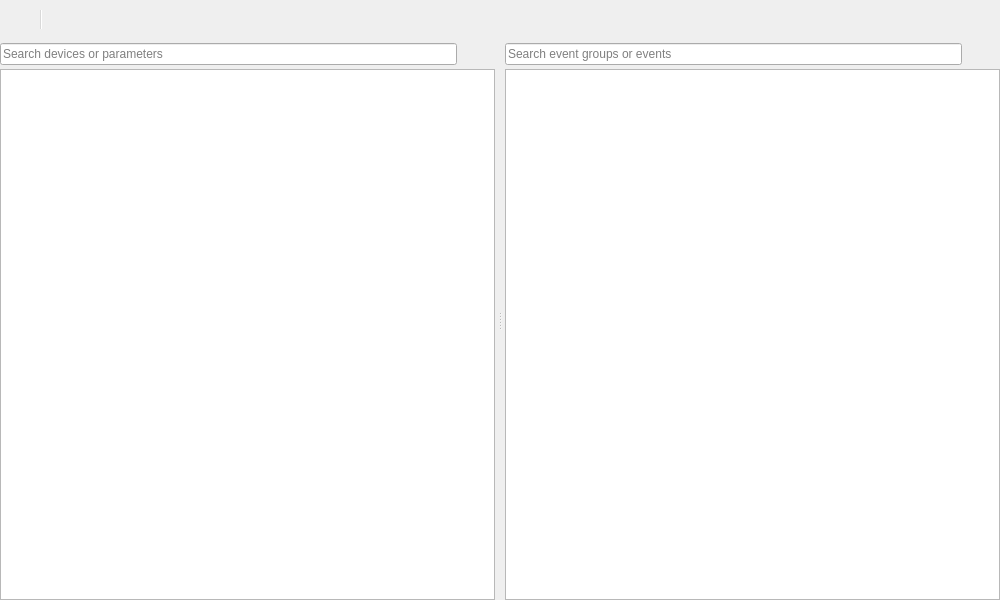
<?xml version="1.0" encoding="UTF-8"?>
<ui version="4.0">
 <class>DynamicEventsPage</class>
 <widget class="QWidget" name="DynamicEventsPage">
  <property name="geometry">
   <rect><x>0</x><y>0</y><width>1000</width><height>600</height></rect>
  </property>
  <property name="windowTitle"><string>Dynamic Events</string></property>
  <layout class="QVBoxLayout" name="mainLayout">
   <property name="spacing"><number>0</number></property>
   <property name="leftMargin"><number>0</number></property>
   <property name="topMargin"><number>0</number></property>
   <property name="rightMargin"><number>0</number></property>
   <property name="bottomMargin"><number>0</number></property>
   <item>
    <widget class="QToolBar" name="eventsToolBar">
     <property name="movable"><bool>false</bool></property>
     <property name="iconSize"><size><width>24</width><height>24</height></size></property>
     <property name="toolButtonStyle"><enum>Qt::ToolButtonStyle::ToolButtonIconOnly</enum></property>
     <property name="floatable"><bool>false</bool></property>
     <addaction name="actionNewGroup"/>
     <addaction name="separator"/>
     <addaction name="actionAddEvent"/>
     <addaction name="actionRemove"/>
    </widget>
   </item>
   <item>
    <widget class="QSplitter" name="eventsSplitter">
     <property name="orientation"><enum>Qt::Orientation::Horizontal</enum></property>
     <property name="childrenCollapsible"><bool>true</bool></property>
     <widget class="QFrame" name="parametersFrame">
      <property name="frameShape"><enum>QFrame::Shape::NoFrame</enum></property>
      <layout class="QVBoxLayout" name="parametersLayout">
       <property name="spacing"><number>0</number></property>
       <property name="leftMargin"><number>0</number></property>
       <property name="topMargin"><number>0</number></property>
       <property name="rightMargin"><number>3</number></property>
       <property name="bottomMargin"><number>0</number></property>
       <item>
        <widget class="QFrame" name="parametersSearchFrame">
         <property name="frameShape"><enum>QFrame::Shape::NoFrame</enum></property>
         <layout class="QHBoxLayout" name="parametersSearchLayout">
          <property name="leftMargin"><number>0</number></property>
          <property name="topMargin"><number>4</number></property>
          <property name="rightMargin"><number>0</number></property>
          <property name="bottomMargin"><number>4</number></property>
          <item>
           <widget class="QLineEdit" name="parametersSearchLineEdit">
            <property name="placeholderText"><string>Search devices or parameters</string></property>
           </widget>
          </item>
          <item>
           <widget class="QPushButton" name="parametersSearchButton">
            <property name="maximumSize"><size><width>32</width><height>16777215</height></size></property>
            <property name="toolTip"><string>Filter the parameters tree</string></property>
            <property name="text"><string/></property>
            <property name="icon">
             <iconset resource="../../Icons/icons.qrc">
              <normaloff>:/Icons/icons/magnifying_glass.png</normaloff>:/Icons/icons/magnifying_glass.png</iconset>
            </property>
            <property name="flat"><bool>true</bool></property>
           </widget>
          </item>
         </layout>
        </widget>
       </item>
       <item>
        <widget class="QTreeView" name="parametersTreeView">
         <property name="toolTip"><string>Drag a parameter to an event group</string></property>
         <property name="dragEnabled"><bool>true</bool></property>
         <property name="dragDropMode"><enum>QAbstractItemView::DragDropMode::DragOnly</enum></property>
         <property name="defaultDropAction"><enum>Qt::DropAction::CopyAction</enum></property>
        </widget>
       </item>
      </layout>
     </widget>
     <widget class="QFrame" name="eventsFrame">
      <property name="frameShape"><enum>QFrame::Shape::NoFrame</enum></property>
      <layout class="QVBoxLayout" name="eventsLayout">
       <property name="spacing"><number>0</number></property>
       <property name="leftMargin"><number>3</number></property>
       <property name="topMargin"><number>0</number></property>
       <property name="rightMargin"><number>0</number></property>
       <property name="bottomMargin"><number>0</number></property>
       <item>
        <widget class="QFrame" name="eventsSearchFrame">
         <property name="frameShape"><enum>QFrame::Shape::NoFrame</enum></property>
         <layout class="QHBoxLayout" name="eventsSearchLayout">
          <property name="leftMargin"><number>0</number></property>
          <property name="topMargin"><number>4</number></property>
          <property name="rightMargin"><number>0</number></property>
          <property name="bottomMargin"><number>4</number></property>
          <item>
           <widget class="QLineEdit" name="eventsSearchLineEdit">
            <property name="placeholderText"><string>Search event groups or events</string></property>
           </widget>
          </item>
          <item>
           <widget class="QPushButton" name="eventsSearchButton">
            <property name="maximumSize"><size><width>32</width><height>16777215</height></size></property>
            <property name="toolTip"><string>Filter the events tree</string></property>
            <property name="text"><string/></property>
            <property name="icon">
             <iconset resource="../../Icons/icons.qrc">
              <normaloff>:/Icons/icons/magnifying_glass.png</normaloff>:/Icons/icons/magnifying_glass.png</iconset>
            </property>
            <property name="flat"><bool>true</bool></property>
           </widget>
          </item>
         </layout>
        </widget>
       </item>
       <item>
        <widget class="QTreeView" name="eventsTreeView">
         <property name="toolTip"><string>Edit event groups and their events</string></property>
         <property name="acceptDrops"><bool>true</bool></property>
         <property name="dragDropMode"><enum>QAbstractItemView::DragDropMode::DropOnly</enum></property>
         <property name="defaultDropAction"><enum>Qt::DropAction::CopyAction</enum></property>
         <property name="alternatingRowColors"><bool>true</bool></property>
         <property name="selectionMode"><enum>QAbstractItemView::SelectionMode::SingleSelection</enum></property>
         <property name="selectionBehavior"><enum>QAbstractItemView::SelectionBehavior::SelectRows</enum></property>
        </widget>
       </item>
      </layout>
     </widget>
    </widget>
   </item>
  </layout>
  <action name="actionNewGroup">
   <property name="icon">
    <iconset resource="../../Icons/icons.qrc">
     <normaloff>:/Icons/icons/add_event_group.png</normaloff>:/Icons/icons/add_event_group.png</iconset>
   </property>
   <property name="text"><string/></property>
   <property name="toolTip"><string>Create an event group</string></property>
  </action>
  <action name="actionAddEvent">
   <property name="icon">
    <iconset resource="../../Icons/icons.qrc">
     <normaloff>:/Icons/icons/plus.png</normaloff>:/Icons/icons/plus.png</iconset>
   </property>
   <property name="text"><string/></property>
   <property name="toolTip"><string>Add an event to the selected event group</string></property>
  </action>
  <action name="actionRemove">
   <property name="icon">
    <iconset resource="../../Icons/icons.qrc">
     <normaloff>:/Icons/icons/minus.png</normaloff>:/Icons/icons/minus.png</iconset>
   </property>
   <property name="text"><string/></property>
   <property name="toolTip"><string>Remove the selected event or event group</string></property>
  </action>
 </widget>
 <resources><include location="../../Icons/icons.qrc"/></resources>
 <connections/>
</ui>
